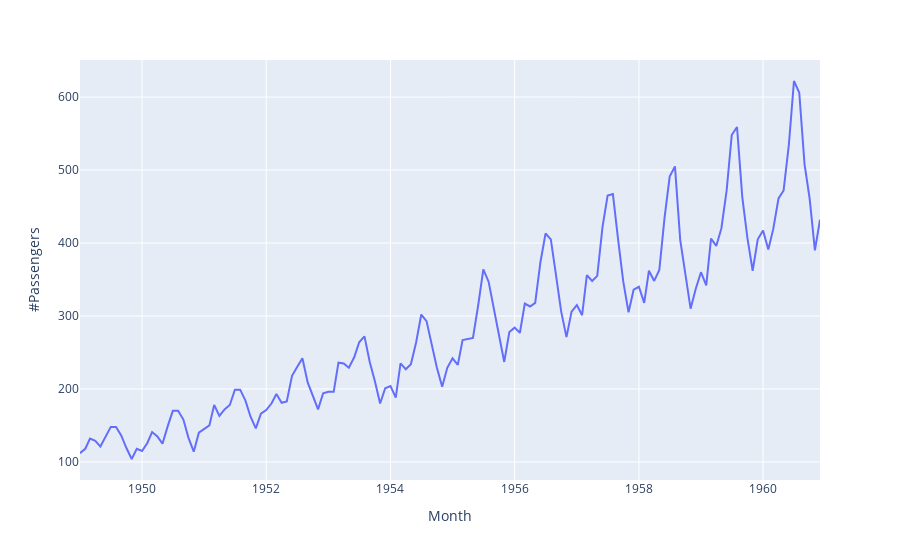

Write notebook code for a chart like this one.
### Markdown cell above
# **04 Decomposition**

### Code cell
px.line(data,x='Month',y='#Passengers')

### Figure 1 — Plotly figure (JSON) as saved in the notebook; plotly's stock layout.template omitted (floating-point values rounded to 4 significant figures; data arrays with more than 128 entries replaced by an {"elided": "..."} marker saying what was removed)
{"data": [{"hovertemplate": "Month=%{x}<br>#Passengers=%{y}<extra></extra>", "legendgroup": "", "line": {"color": "#636efa", "dash": "solid"}, "marker": {"symbol": "circle"}, "mode": "lines", "name": "", "orientation": "v", "showlegend": false, "type": "scatter", "x": {"elided": "144 str values"}, "xaxis": "x", "y": {"elided": "144 int values"}, "yaxis": "y"}], "layout": {"legend": {"tracegroupgap": 0}, "margin": {"t": 60}, "xaxis": {"anchor": "y", "domain": [0, 1], "title": {"text": "Month"}}, "yaxis": {"anchor": "x", "domain": [0, 1], "title": {"text": "#Passengers"}}}}
